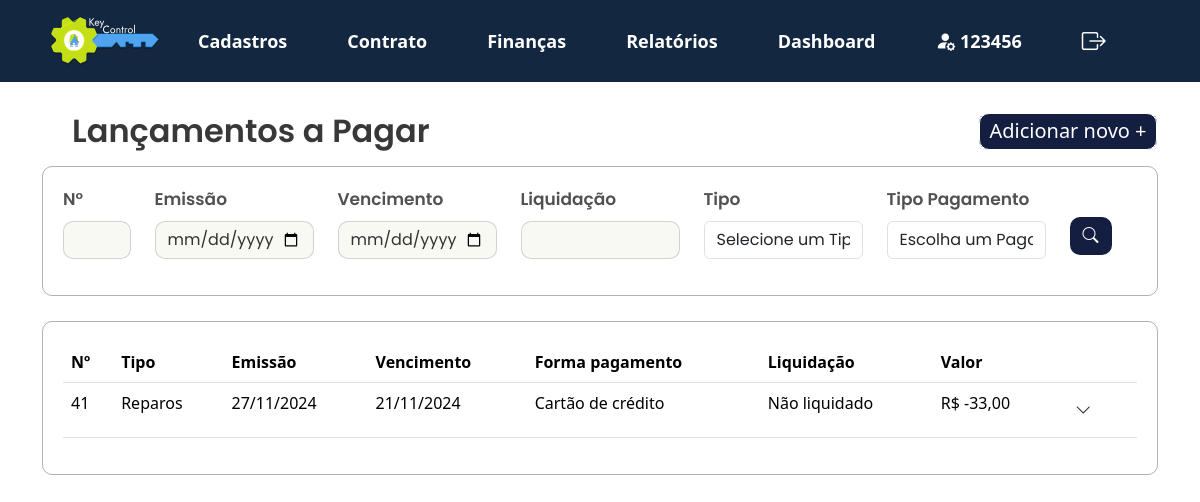
Page /KeyControl/projeto/views/lista_lancamento_pagar.php (signed in) on the earlier database version.
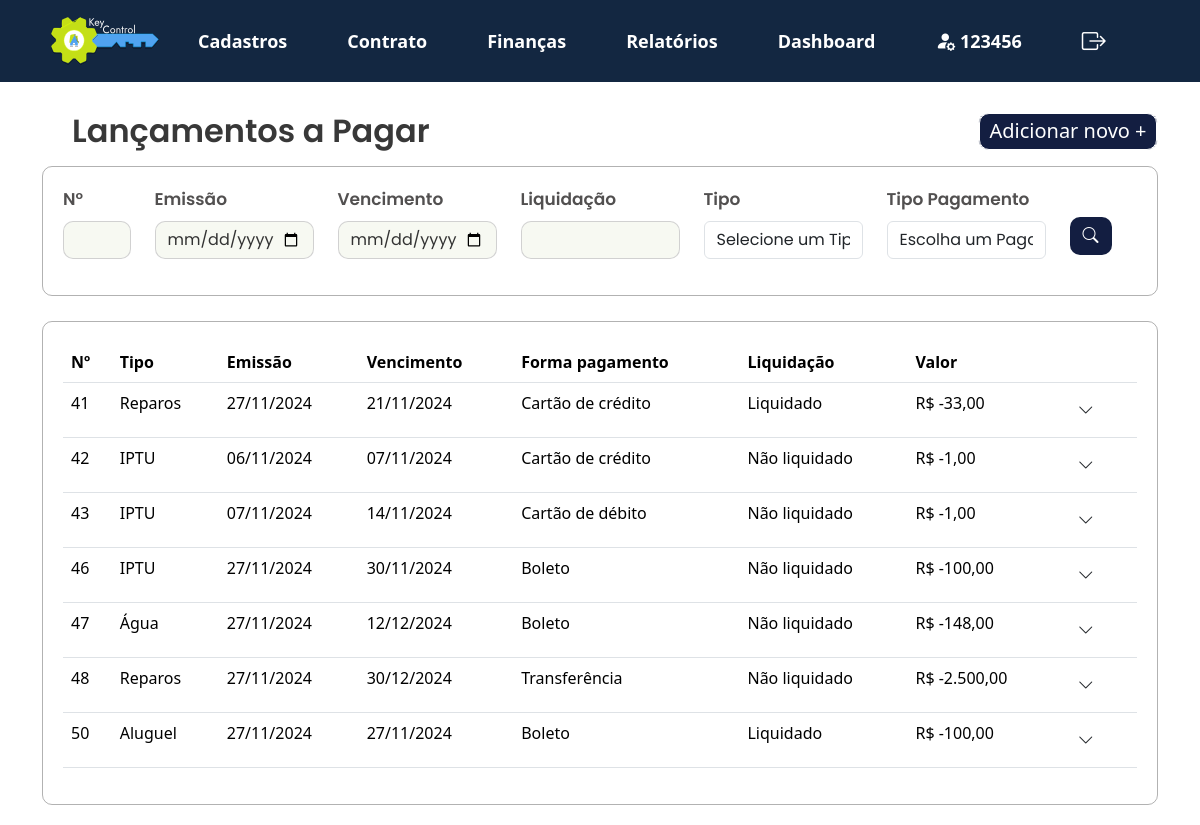
Same page on the later database version.
### tables this page shows
CREATE TABLE `lancamento_financeiro` (
  `id_lancamento` int(11) NOT NULL,
  `id_imobiliaria` varchar(20) DEFAULT NULL,
  `tipo_lancamento` varchar(20) DEFAULT NULL,
  `registro_imovel` varchar(50) DEFAULT NULL,
  `data_emissao` date DEFAULT NULL,
  `data_vencimento` date DEFAULT NULL,
  `valor_total` int(11) DEFAULT NULL,
  `forma_pagamento` varchar(20) DEFAULT NULL,
  `observacoes` varchar(255) DEFAULT NULL,
  `data_vigencia` date DEFAULT NULL,
  `meses_caucao` int(11) DEFAULT NULL,
  `liquidado` varchar(15) DEFAULT 'Não liquidado'
);

### KeyControl/projeto/app/controllers/filtro_lancamento_pagar.php (called while the page is built, shortened)
<?php
include '../app/controllers/db_conexao.php';
function buildQuery($id_lancamento, $tipo_lancamento, $registro_imovel, $data_emissao, $data_vencimento, $valor_total, $forma_pagamento, $data_vigencia, $liquidado) {
    $sql = "SELECT * FROM lancamento_financeiro WHERE valor_total LIKE '-%'";
        $params = [];
        return[$sql, $params];
    }
    $id_lancamento = $_POST['id_lancamento'] ?? '';
    $tipo_lancamento = $_POST['tipo_lancamento'] ?? '';
    $registro_imovel = $_POST['registro_imovel'] ?? '';
    $data_emissao = $_POST['data_emissao'] ?? '';
    $data_vencimento = $_POST['data_vencimento'] ?? '';
    $valor_total = $_POST['valor_total'] ?? '';
    $forma_pagamento = $_POST['forma_pagamento'] ?? '';
    $data_vigencia = $_POST['data_vigencia'] ?? '';
    $liquidado = $_POST['liquidado'] ?? '';
    list($sql, $params) = buildQuery($id_lancamento, $tipo_lancamento, $registro_imovel, $data_emissao, $data_vencimento, $valor_total, $forma_pagamento, $data_vigencia, $liquidado);
    if (isset($pdo) && $pdo) {
        try {
            $stmt = $pdo->prepare($sql);
            $stmt->execute($params);
            $result = $stmt->fetchAll(PDO::FETCH_ASSOC);
        } catch (Exception $e) {
            echo "Erro na execução da consulta: " . htmlspecialchars($e->getMessage());
        }
    } else {
        echo "Erro na conexão com o banco de dados.";
    }
?>

### KeyControl/projeto/views/lista_lancamento_pagar.php (the view, shortened to what the changed rows need)
<?php
include_once '../app/controllers/filtro_lancamento_pagar.php';
?>
<!DOCTYPE html>
<html lang="pt-br">
<head>
   <link href="https://cdn.jsdelivr.net/npm/bootstrap@5.3.3/dist/css/bootstrap.min.css" rel="stylesheet">
   <link rel="stylesheet" href="../public/assets/js/menu.js">
   <link rel="stylesheet" href="https://cdn.jsdelivr.net/npm/bootstrap-icons@1.10.5/font/bootstrap-icons.css">
   <link rel="stylesheet" type="text/css" href="../public/assets/css/style2.css">
</head>
<body>
   <?php include 'navbar.php'; ?>
   <section id="lancamentos">
      <div class="container">
         <div class="d-flex justify-content-between align-items-center mb-3">
            <h2 class="mb-0">Lançamentos a Pagar</h2>
         </div>
         <div class="card_relatório">
            <table class="table table-hover">
               <thead>
                  <tr>
                     <th>Nº</th>
                     <th>Tipo</th>
                     <th>Emissão</th>
                     <th>Vencimento</th>
                     <th>Forma pagamento</th>
                     <th>Liquidação</th>
                     <th>Valor</th>
                     <th></th>
                  </tr>
               </thead>
               <tbody>
                  <?php
                  if (isset($result) && count($result) > 0) {
                     foreach ($result as $row) {
                        $valor = $row['valor_total'] ?? '-';
                        $formatted_valor = ($valor !== '-') ? 'R$ ' . number_format($valor, 2, ',', '.') : '-';
                        echo "<tr>
                             <td>" . htmlspecialchars($row['id_lancamento'] ?? '-') . "</td>
                             <td>" . htmlspecialchars($row['tipo_lancamento'] ?? '-') . "</td>
                             <td>" . htmlspecialchars(date("d/m/Y", strtotime($row['data_emissao'] ?? ''))) . "</td>
                             <td>" . htmlspecialchars(date("d/m/Y", strtotime($row['data_vencimento'] ?? ''))) . "</td>
                             <td>" . htmlspecialchars($row['forma_pagamento'] ?? '-') . "</td>
                             <td>" . htmlspecialchars($row['liquidado'] ?? '-') . "</td>
                             <td>" . $formatted_valor . "</td>
                             <td>
                                            <button class='btn' onclick='toggleSubMenu(this)'>
                                                <i class='bi bi-chevron-down'></i>
                                            </button>
                                            <div class='submenu' style='display: none;'>
                                                <div class='submenu-options'>
                                                    <button class='imprimir' onclick='redirectToImpressao(" . htmlspecialchars($row['id_lancamento']) . ")'>
                                                        <i class='bi bi-printer'></i> Impressão
                                                    </button>
                                                         <button class='imprimir' onclick='redirectToComprovante(" . htmlspecialchars($row['id_lancamento']) . ")'>
                                                        <i class='bi bi-printer'></i> Comprovante
                                                    </button>
                                                </div>
                                            </div>
                             </td>
                         </tr>";
                     }
                  } else {
                     echo "<tr><td colspan='9'>Nenhum registro encontrado</td></tr>";
                  }
                  ?>
               </tbody>
            </table>
         </div>
   </section>
</body>
</html>

Differences in the rows shown:
changed lancamento_financeiro id 41: liquidado "Não liquidado" → "Liquidado"
added lancamento_financeiro: id_lancamento "42", tipo_lancamento "IPTU", data_emissao "06/11/2024", data_vencimento "07/11/2024", forma_pagamento "Cartão de crédito", liquidado "Não liquidado", valor_total "R$ -1,00"
added lancamento_financeiro: id_lancamento "43", tipo_lancamento "IPTU", data_emissao "07/11/2024", data_vencimento "14/11/2024", forma_pagamento "Cartão de débito", liquidado "Não liquidado", valor_total "R$ -1,00"
added lancamento_financeiro: id_lancamento "46", tipo_lancamento "IPTU", data_emissao "27/11/2024", data_vencimento "30/11/2024", forma_pagamento "Boleto", liquidado "Não liquidado", valor_total "R$ -100,00"
added lancamento_financeiro: id_lancamento "47", tipo_lancamento "Água", data_emissao "27/11/2024", data_vencimento "12/12/2024", forma_pagamento "Boleto", liquidado "Não liquidado", valor_total "R$ -148,00"
added lancamento_financeiro: id_lancamento "48", tipo_lancamento "Reparos", data_emissao "27/11/2024", data_vencimento "30/12/2024", forma_pagamento "Transferência", liquidado "Não liquidado", valor_total "R$ -2.500,00"
added lancamento_financeiro: id_lancamento "50", tipo_lancamento "Aluguel", data_emissao "27/11/2024", data_vencimento "27/11/2024", forma_pagamento "Boleto", liquidado "Liquidado", valor_total "R$ -100,00"
